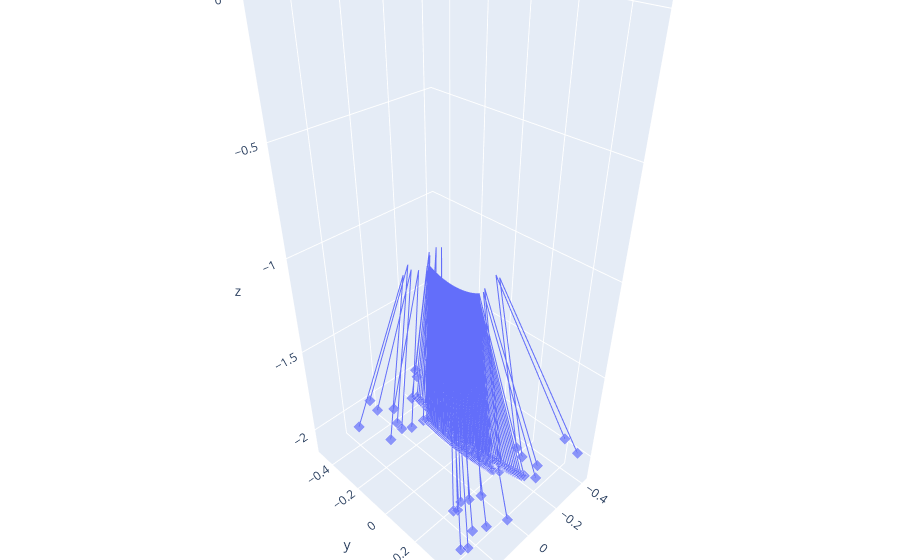

Here is the notebook cell this chart was saved with:
### Code cell
rays.fig

### Figure 1 — Plotly figure (JSON) as saved in the notebook; plotly's stock layout.template omitted (floating-point values rounded to 4 significant figures; data arrays with more than 128 entries replaced by an {"elided": "..."} marker saying what was removed)
{"data": [{"legendgroup": "Ray 0", "marker": {"size": {"elided": "468 int values"}, "symbol": "diamond"}, "mode": "lines+markers", "name": "Ray 0", "showlegend": false, "type": "scatter3d", "x": {"elided": "468 float values"}, "y": {"elided": "468 float values"}, "z": {"elided": "468 float values"}}, {"marker": {"color": "rgba(0, 0, 0, 0.0)", "size": 0.01}, "showlegend": false, "type": "scatter3d", "x": [0], "y": [0], "z": [0]}], "layout": {"legend": {"y": 0.96}, "margin": {"b": 0, "l": 0, "r": 0, "t": 0}, "scene": {"aspectmode": "data"}}}
